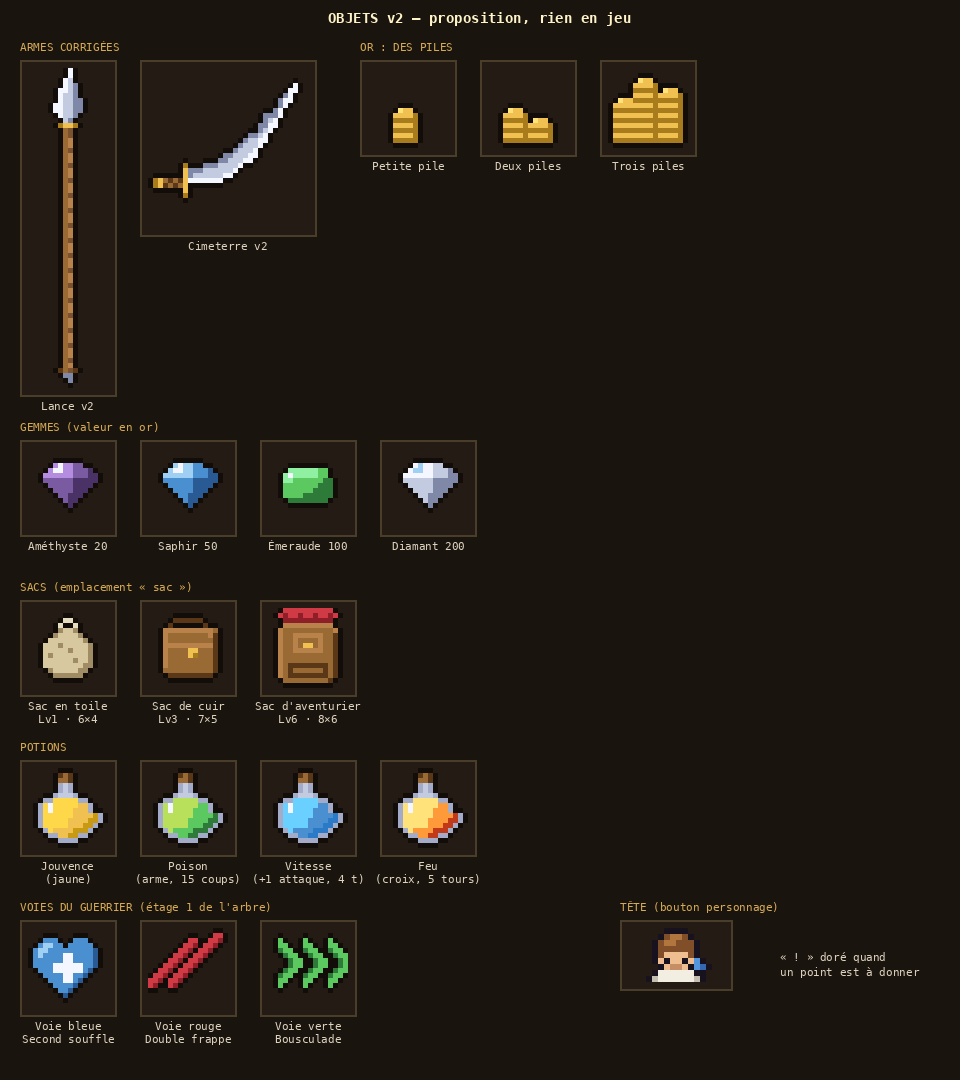

Reproduce this figure in Python.
"""Planche « objets v2 » (proposition, rien en jeu). Lancer depuis la racine du dépôt.

Retours de Thomas (2026-11-11) : la lance n'est pas pointue, le cimeterre est moche, les tas d'or illisibles
(« garde des piles, sur les trois ») ; nouveautés : gemmes, sacs, potions, pictogrammes des trois voies du Guerrier,
tête du héros pour le bouton du personnage.
Même méthode que objets_v1 : palette de src/ui/icons.ts, contour sombre automatique.
Écrit art/objets_v2.png et art/objets_v2.json.
"""
import importlib.util, json, re
from PIL import Image, ImageDraw, ImageFont

spec = importlib.util.spec_from_file_location("v1", "art/objets_v1.py")
v1 = importlib.util.module_from_spec(spec)
spec.loader.exec_module(v1)
outline, pad = v1.outline, v1.pad
PAL = dict(v1.PAL)
PAL.update({
    "Q": "#b48ce0",  # améthyste claire
    "J": "#8ef0a0",  # émeraude claire
    "Z": "#d8c8a0",  # toile claire
    "z": "#a08c64",  # toile sombre
    "X": "#ff9a3a",  # feu
    "x": "#c03a1a",
    "F": "#ffd84a",  # jouvence
    "f": "#c89a14",
    "I": "#6ad0ff",  # vitesse
    "i": "#2a7ac8",
})
N = {}

# ---------- Lance : longue pointe en feuille, bien effilée ----------
lance = [
    "........W.......",
    "........W.......",
    ".......WS.......",
    ".......WSD......",
    "......WWSD......",
    "......WSSD......",
    "......WSSDD.....",
    ".....WWSSDD.....",
    ".....WWSSDD.....",
    "......WSSD......",
    ".......SD.......",
    "......gGGg......",
    ".......Bt.......",
]
lance += [".......BT......." if i % 3 else ".......Bt......." for i in range(47)]
lance += ["......bBtb......", ".......DD.......", "........D......."]
N["lance"] = outline(pad(lance, 16, 64))

# ---------- Cimeterre : lame courbe qui s'élargit vers la pointe, garde en croix, poignée et pommeau ----------
def scimitar():
    g = [["."] * 32 for _ in range(32)]
    # Lame : on suit une courbe du talon (bas gauche) vers la pointe (haut droite), largeur croissante, dos sombre.
    import math
    pts = []
    for k in range(0, 61):
        t = k / 60
        x = 8 + 21 * t
        y = 22 - 19 * t + 7 * math.sin(math.pi * t) * 0.9  # bombée vers le bas : le tranchant est convexe
        pts.append((x, y, t))
    for x, y, t in pts:
        width = 2 + round(2.2 * math.sin(math.pi * min(1, t * 1.15)))  # plus large aux deux tiers
        if t > 0.93:
            width = 1
        for w in range(width):
            px, py = round(x - w * 0.55), round(y - w * 0.85)
            if 0 <= px < 32 and 0 <= py < 32:
                g[py][px] = "W" if w == 0 else ("S" if w < width - 1 else "D")
    # La lame part à l'horizontale au talon : la garde est verticale, la poignée file vers la gauche.
    for y in range(19, 26):
        g[y][7] = "G" if 20 <= y <= 24 else "g"
    for x in range(3, 7):
        g[22][x] = "B" if x % 2 else "b"
        g[23][x] = "b" if x % 2 else "B"
    g[22][2] = "G"; g[23][2] = "G"; g[22][1] = "g"; g[23][1] = "g"
    return outline(["".join(r) for r in g])

N["cimeterre"] = scimitar()

# ---------- Or : des piles de pièces (petit, moyen, gros) ----------
def stacks(spec):
    """spec : liste de (x gauche, nombre de pièces). Chaque pièce : un bord clair puis un bord sombre ; le dessus est un ovale clair."""
    g = [["."] * 16 for _ in range(16)]
    base = 14
    for x0, n in spec:
        for k in range(n):
            y = base - 2 * k
            for x in range(x0, x0 + 5):
                g[y][x] = "g"
                g[y - 1][x] = "G" if x < x0 + 4 else "g"
        top = base - 2 * n
        for x in range(x0 + 1, x0 + 4):
            g[top][x] = "Y" if x == x0 + 1 else "G"
    return outline(["".join(r) for r in g])

N["or_petit"] = stacks([(5, 3)])
N["or_moyen"] = stacks([(3, 3), (8, 2)])
N["or_gros"] = stacks([(1, 4), (5, 6), (10, 5)])

# ---------- Gemmes ----------
BRILLIANT = [
    "", "", "",
    ".....1w1122.....",
    "....1ww112223...",
    "...11111122233..",
    "...22222233333..",
    "....222223333...",
    ".....2222333....",
    "......22333.....",
    ".......233......",
    "........3.......",
]
def gem(shape, light, mid, dark, hi="W"):
    rows = [r.replace("1", light).replace("2", mid).replace("3", dark).replace("w", hi) for r in shape]
    return outline(pad(rows))

N["amethyste"] = gem(BRILLIANT, "Q", "P", "p")
N["saphir"] = gem(BRILLIANT, "V", "U", "u")
N["emeraude"] = gem([
    "", "", "", "",
    ".....111122.....",
    "....1w11112.....",
    "...11112222.....",
    "...2222223333...",
    "...2222223333...",
    "....22233333....",
    ".....333333.....",
][:4] + [
    "....11111122....",
    "...1w1111122....",
    "...1122222233...",
    "...2222222333...",
    "...2222223333...",
    "...2222333333...",
    "....33333333....",
], "J", "E", "e")
N["diamant"] = gem(BRILLIANT, "W", "S", "D", "V")

# ---------- Sacs ----------
N["sac_toile"] = outline(pad([
    "", "",
    ".......LL.......",
    "......L..L......",
    "......zZZz......",
    ".....zZZZZz.....",
    "....ZZZZZZZz....",
    "...ZZZzZZZZZz...",
    "...ZZZZZzZZZz...",
    "...ZzZZZZZZZz...",
    "...ZZZZZZzZZz...",
    "...ZZZZZZZZzz...",
    "....zZZZZZzz....",
    ".....zzzzzz.....",
]))
N["sac_cuir"] = outline(pad([
    "", "",
    ".....bbbbbb.....",
    "....b......b....",
    "...TTTTTTTTTTB..",
    "...TBBBBBBBBTb..",
    "...TBBBBBBBBBb..",
    "...TTTTTTTTTTb..",
    "...TBBBBGGBBBb..",
    "...TBBBBGgBBBb..",
    "...TBBBBBBBBBb..",
    "...TBBBBBBBBBb..",
    "...BBBBBBBBBBb..",
    "....bbbbbbbbb...",
]))
N["sac_voyage"] = outline(pad([
    "...RRRRRRRRRR...",
    "..RrRRrRRrRRrR..",
    "...rrrrrrrrrr...",
    "...TTTTTTTTTT...",
    "..TBBBBBBBBBBT..",
    "..TBBTTTTTTBBb..",
    "..TBBTBBBBTBBb..",
    "..TBBTBGGBTBBb..",
    "..TBBTTTTTTBBb..",
    "..TBBBBBBBBBBb..",
    "..TBBBBBBBBBBb..",
    "..TBbbbbbbbbBb..",
    "..TBbBBBBBBbBb..",
    "..TBbbbbbbbbBb..",
    "...BBBBBBBBBb...",
]))

# ---------- Potions : même fiole, liquide de couleur ----------
FLASK = [
    "",
    "......bBb.......",
    "......BBb.......",
    "......cSc.......",
    "......cSc.......",
    ".....cSSSc......",
    "...cc11111cc....",
    "..c1w1111122c...",
    "..c1w1111222c...",
    "..c11111122223c.",
    "..c11111222233c.",
    "..c1111122233c..",
    "...c12222333c...",
    "....cc2233cc....",
    "......cccc......",
]
FLASK = [r[:15] for r in FLASK]
def potion(light, mid, dark):
    return outline(pad([r.replace("1", light).replace("2", mid).replace("3", dark).replace("w", "W") for r in FLASK]))

N["potion_jouvence"] = potion("F", "G", "f")
N["potion_poison"] = potion("A", "E", "e")
N["potion_vitesse"] = potion("I", "U", "i")
N["potion_feu"] = potion("Y", "X", "x")

# ---------- Voies du Guerrier (pictogrammes) ----------
N["voie_bleue"] = outline(pad([  # Second souffle : cœur bleu et croix de soin
    "", "",
    "...UUU...UUU....",
    "..UVVUU.UUUUU...",
    ".UVVUUUUUUUUUu..",
    ".UVUUUUWWUUUUu..",
    ".UUUUUUWWUUUUu..",
    ".UUUUWWWWWWUUu..",
    "..UUUWWWWWWUu...",
    "...UUUUWWUUu....",
    "....UUUWWUu.....",
    ".....UUUUu......",
    "......UUu.......",
    ".......u........",
]))
N["voie_rouge"] = outline(pad([  # Double frappe : deux entailles rouges parallèles
    "",
    "..........RW....",
    ".........RW.....",
    "....RW..RW......",
    "...RW..RW.......",
    "..RW..RW........",
    ".RW..RW.........",
    "RW..RW..........",
    "...RW...........",
    "..RW............",
    "", "",
    "..rrrr..rrrr....",
]))
N["voie_rouge"] = outline(pad([
    "",
    ".............RR.",
    "........RR..RRr.",
    ".......RRr.RRr..",
    "......RRr.RRr...",
    ".....RRr.RRr....",
    "....RRr.RRr.....",
    "...RRr.RRr......",
    "..RRr.RRr.......",
    ".RRr.RRr........",
    "RRr.RRr.........",
    "Rr..Rr..........",
]))
N["voie_verte"] = outline(pad([  # Bousculade : trois chevrons verts qui repoussent
    "", "",
    "..E....E....E...",
    "..EE...EE...EE..",
    "..eEE..eEE..eEE.",
    "...eEE..eEE..eEE",
    "....eEE..eEE..eE",
    "....eEE..eEE..eE",
    "...eEE..eEE..eEE",
    "..eEE..eEE..eEE.",
    "..EE...EE...EE..",
    "..E....E....E...",
]))

# ---------- Tête du héros (bouton du personnage) ----------
def hero_head():
    src = open("src/render/sprites/guerrier.ts", encoding="utf8").read()
    pal = dict(re.findall(r'(\w): "(#[0-9a-f]{6})"', src.split("GUERRIER_PALETTE")[1].split("};")[0]))
    rows = re.findall(r'"([^"]+)"', src.split("idleDown: [")[1].split("]")[0])
    top = next(i for i, r in enumerate(rows) if r.strip("."))
    head = rows[top:top + 9]
    return head, pal

LABELS = {
    "lance": "Lance v2", "cimeterre": "Cimeterre v2",
    "or_petit": "Petite pile", "or_moyen": "Deux piles", "or_gros": "Trois piles",
    "amethyste": "Améthyste 20", "saphir": "Saphir 50", "emeraude": "Émeraude 100", "diamant": "Diamant 200",
    "sac_toile": "Sac en toile\nLv1 · 6×4", "sac_cuir": "Sac de cuir\nLv3 · 7×5", "sac_voyage": "Sac d'aventurier\nLv6 · 8×6",
    "potion_jouvence": "Jouvence\n(jaune)", "potion_poison": "Poison\n(arme, 15 coups)", "potion_vitesse": "Vitesse\n(+1 attaque, 4 t)", "potion_feu": "Feu\n(croix, 5 tours)",
    "voie_bleue": "Voie bleue\nSecond souffle", "voie_rouge": "Voie rouge\nDouble frappe", "voie_verte": "Voie verte\nBousculade",
    "tete": "Bouton\npersonnage",
}

def render(rows, s, pal=PAL):
    w, h = len(rows[0]), len(rows)
    im = Image.new("RGBA", (w * s, h * s), (0, 0, 0, 0))
    d = ImageDraw.Draw(im)
    for y, r in enumerate(rows):
        for x, c in enumerate(r):
            if c != ".":
                d.rectangle([x * s, y * s, x * s + s - 1, y * s + s - 1], fill=pal[c])
    return im

if __name__ == "__main__":
    head, hpal = hero_head()
    json.dump({"palette": PAL, "icons": N, "head": head, "headPalette": hpal}, open("art/objets_v2.json", "w"), ensure_ascii=False)
    S = 5
    f = ImageFont.truetype("/usr/share/fonts/truetype/dejavu/DejaVuSansMono-Bold.ttf", 14)
    fs = ImageFont.truetype("/usr/share/fonts/truetype/dejavu/DejaVuSansMono.ttf", 11)
    W, H = 960, 1080
    sheet = Image.new("RGB", (W, H), (26, 20, 14))
    d = ImageDraw.Draw(sheet)
    d.text((W // 2, 18), "OBJETS v2 — proposition, rien en jeu", fill=(255, 243, 200), font=f, anchor="mm")

    def box(name, x, y, rows=None, pal=PAL, scale=S):
        rows = rows or N[name]
        im = render(rows, scale, pal)
        bw, bh = max(im.size[0], 80) + 16, im.size[1] + 16
        d.rectangle([x, y, x + bw, y + bh], fill=(36, 28, 20), outline=(74, 62, 42), width=2)
        sheet.paste(im, (x + (bw - im.size[0]) // 2, y + 8), im)
        for k, line in enumerate(LABELS[name].split("\n")):
            d.text((x + bw // 2, y + bh + 10 + k * 13), line, fill=(220, 210, 190), font=fs, anchor="mm")
        return bw

    def row(title, names, y, x0=20, gap=24):
        d.text((x0, y - 20), title, fill=(214, 170, 84), font=fs)
        x = x0
        for n in names:
            x += box(n, x, y) + gap

    row("ARMES CORRIGÉES", ["lance", "cimeterre"], 60)
    row("OR : DES PILES", ["or_petit", "or_moyen", "or_gros"], 60, x0=360)
    row("GEMMES (valeur en or)", ["amethyste", "saphir", "emeraude", "diamant"], 440)
    row("SACS (emplacement « sac »)", ["sac_toile", "sac_cuir", "sac_voyage"], 600)
    row("POTIONS", ["potion_jouvence", "potion_poison", "potion_vitesse", "potion_feu"], 760)
    row("VOIES DU GUERRIER (étage 1 de l'arbre)", ["voie_bleue", "voie_rouge", "voie_verte"], 920)
    d.text((620, 900), "TÊTE (bouton personnage)", fill=(214, 170, 84), font=fs)
    hb = render(head, 6, hpal)
    d.rectangle([620, 920, 620 + hb.size[0] + 16, 920 + hb.size[1] + 16], fill=(36, 28, 20), outline=(74, 62, 42), width=2)
    sheet.paste(hb, (628, 928), hb)
    d.text((780, 950), "« ! » doré quand\nun point est à donner", fill=(220, 210, 190), font=fs)
    sheet.save("art/objets_v2.png")
    print(sheet.size)
